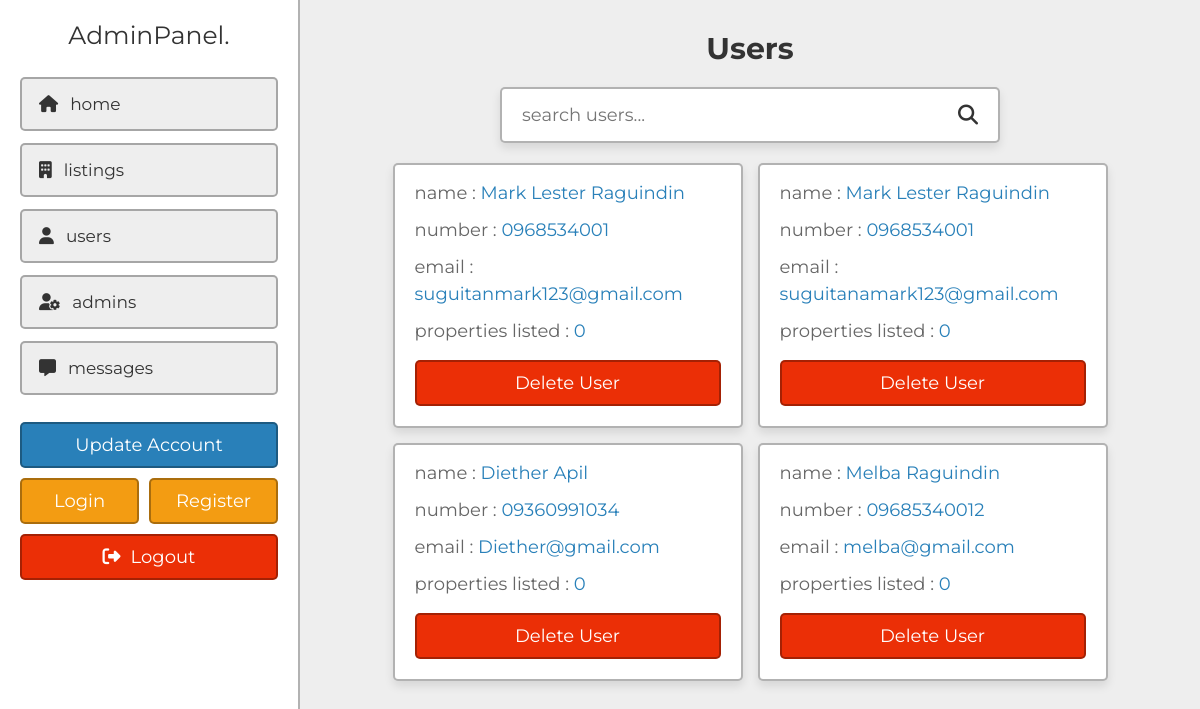
The app's page /admin/users.php (signed in) with its own data.
### tables this page shows
CREATE TABLE `users` (
  `id` varchar(20) NOT NULL,
  `name` varchar(50) NOT NULL,
  `number` varchar(15) NOT NULL,
  `email` varchar(50) NOT NULL,
  `password` varchar(50) NOT NULL
);

### admin/users.php (the view, shortened to what this page needs)
<?php
include '../components/connect.php';
?>
<!DOCTYPE html>
<html lang="en">
<head>
   <link rel="stylesheet" href="https://cdnjs.cloudflare.com/ajax/libs/font-awesome/6.2.0/css/all.min.css">
   <link rel="stylesheet" href="../css/admin_style.css">
</head>
<body>
<?php include '../components/admin_header.php'; ?>
<section class="grid">
   <h1 class="heading">users</h1>
   <form action="" method="POST" class="search-form">
      <input type="text" name="search_box" placeholder="search users..." maxlength="100" required>
      <button type="submit" class="fas fa-search" name="search_btn"></button>
   </form>
   <div class="box-container">
   <?php
      if(isset($_POST['search_box']) OR isset($_POST['search_btn'])){
         $search_box = $_POST['search_box'];
         $search_box = filter_var($search_box, FILTER_SANITIZE_STRING);
         $select_users = $conn->prepare("SELECT * FROM `users` WHERE name LIKE '%{$search_box}%' OR number LIKE '%{$search_box}%' OR email LIKE '%{$search_box}%'");
         $select_users->execute();
      }else{
         $select_users = $conn->prepare("SELECT * FROM `users`");
         $select_users->execute();
      }
      if($select_users->rowCount() > 0){
         while($fetch_users = $select_users->fetch(PDO::FETCH_ASSOC)){
            $count_property = $conn->prepare("SELECT * FROM `property` WHERE user_id = ?");
            $count_property->execute([$fetch_users['id']]);
            $total_properties = $count_property->rowCount();
   ?>
   <div class="box">
      <p>name : <span><?= $fetch_users['name']; ?></span></p>
      <p>number : <a href="tel:<?= $fetch_users['number']; ?>"><?= $fetch_users['number']; ?></a></p>
      <p>email : <a href="mailto:<?= $fetch_users['email']; ?>"><?= $fetch_users['email']; ?></a></p>
      <p>properties listed : <span><?= $total_properties; ?></span></p>
      <form action="" method="POST">
         <input type="submit" value="delete user" onclick="return confirm('delete this user?');" name="delete" class="delete-btn">
      </form>
   </div>
   <?php
      }
   }elseif(isset($_POST['search_box']) OR isset($_POST['search_btn'])){
      echo '<p class="empty">results not found!</p>';
   }else{
      echo '<p class="empty">no users accounts added yet!</p>';
   }
   ?>
   </div>
</section>
</body>
</html>

### components/admin_header.php (shortened to what this page needs)
<header class="header">
   <a href="dashboard.php" class="logo">AdminPanel.</a>
   <nav class="navbar">
      <a href="dashboard.php"><i class="fas fa-home"></i><span>home</span></a>
      <a href="listings.php"><i class="fas fa-building"></i><span>listings</span></a>
      <a href="users.php"><i class="fas fa-user"></i><span>users</span></a>
      <a href="admins.php"><i class="fas fa-user-gear"></i><span>admins</span></a>
      <a href="messages.php"><i class="fas fa-message"></i><span>messages</span></a>
   </nav>
   <a href="update.php" class="btn">update account</a>
   <div class="flex-btn">
      <a href="login.php" class="option-btn">login</a>
      <a href="register.php" class="option-btn">register</a>
   </div>
   <a href="../components/admin_logout.php" onclick="return confirm('logout from this website?');" class="delete-btn"><i class="fas fa-right-from-bracket"></i><span>logout</span></a>
</header>

### css/admin_style.css (style rules this page uses)
:root { --main-color:#2980b9; --orange:#f39c12; --red:#eb2f06; --light-color:#666; --light-bg:#eee; --white:#fff; --black:#333; --box-shadow:0 .5rem 1rem rgba(0,0,0,0.1); --border:.2rem solid rgba(0,0,0,.3); }
* { font-family: 'Montserrat', sans-serif; margin: 0; padding: 0; box-sizing: border-box; outline: none; border: none; text-decoration: none; }
html { font-size: 62.5%; overflow-x: hidden; scroll-behavior: smooth; scroll-padding-top: 5rem; }
body { background-color: var(--light-bg); padding-left: 30rem; }
section { padding: 3rem 2rem; max-width: 1200px; margin: 0 auto; }
.heading { margin-bottom: 2rem; text-align: center; text-transform: capitalize; color: var(--black); font-size: 3rem; }
.flex-btn { display: flex; column-gap: 1rem; justify-content: space-between; align-items: flex-end; }
.inline-btn, .inline-option-btn, .inline-delete-btn, .btn, .delete-btn, .option-btn { cursor: pointer; padding: 1rem 2.5rem; font-size: 1.8rem; color: var(--white); text-align: center; text-transform: capitalize; margin-top: 1rem; border-radius: .5rem; border: var(--border); }
.btn, .delete-btn, .option-btn { display: block; width: 100%; }
.btn { background-color: var(--main-color); }
.option-btn { background-color: var(--orange); }
.delete-btn { background-color: var(--red); }
.header { position: fixed; top: 0; left: 0; bottom: 0; background-color: var(--white); border-right: var(--border); background-color: var(--white); width: 30rem; padding: 2rem; z-index: 1100; }
.header .logo { display: block; text-align: center; font-size: 2.5rem; color: var(--black); padding-bottom: 1rem; }
.header .navbar { padding:.5rem 0; }
.header .navbar a { display: block; border-radius: .5rem; margin: 1.2rem 0; font-size:1.7rem; color: var(--black); padding:1.5rem 1.7rem; background-color: var(--light-bg); border: var(--border); }
.header .navbar a i { margin-right: 1.2rem; }
.header .delete-btn i { margin-right: 1rem; }
.grid .box-container { display: grid; grid-template-columns: repeat(auto-fit, 35rem); align-items: flex-start; justify-content: center; gap: 1.5rem; }
.grid .box-container .box { border-radius: .5rem; padding: 2rem; padding-top: 1rem; background-color: var(--white); box-shadow: var(--box-shadow); border: var(--border); overflow-x: hidden; }
.grid .box-container .box p { line-height: 1.5; padding: .5rem 0; font-size: 1.8rem; color: var(--light-color); white-space: pre-line; text-overflow: ellipsis; overflow-x: hidden; }
.grid .box-container .box p a, .grid .box-container .box p span { color: var(--main-color); }
.search-form { max-width: 50rem; margin: 0 auto; border-radius: .5rem; background-color: var(--white); box-shadow: var(--box-shadow); border: var(--border); padding:1.5rem 2rem; display: flex; gap: 2rem; margin-bottom: 2rem; }
.search-form input { width: 100%; font-size: 1.8rem; color: var(--black); }
.search-form button { background:none; cursor: pointer; color: var(--black); font-size: 2rem; }

### records on screen
users: name "Mark Lester Raguindin", number "0968534001", email "suguitanmark123@gmail.com", total_properties "0"
users: name "Mark Lester Raguindin", number "0968534001", email "suguitanamark123@gmail.com", total_properties "0"
users: name "Diether Apil", number "09360991034", email "Diether@gmail.com", total_properties "0"
users: name "Melba Raguindin", number "09685340012", email "melba@gmail.com", total_properties "0"
